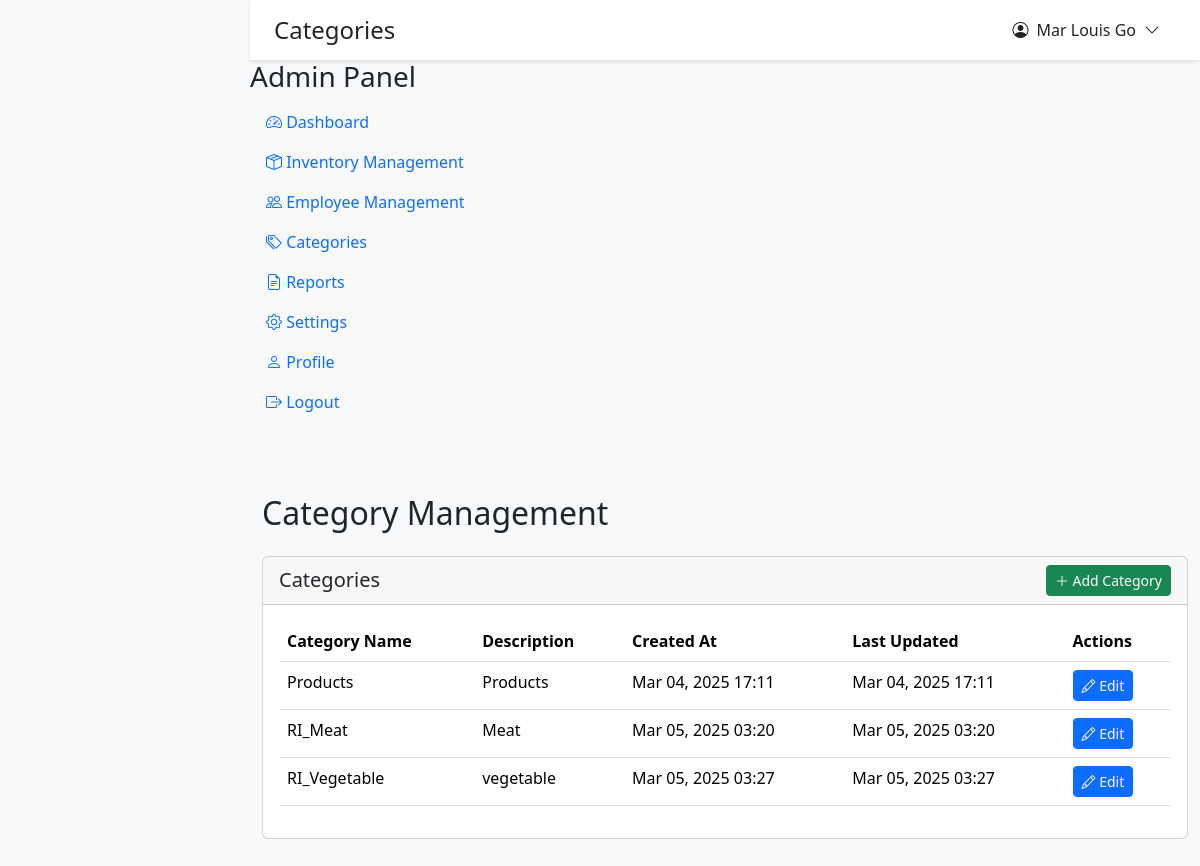
/roles/admin/categories.php (signed in), run on the app's committed database.
### tables this page shows
CREATE TABLE `tbl_categories` (
  `category_id` int(11) NOT NULL,
  `category_name` varchar(255) NOT NULL,
  `category_description` text DEFAULT NULL,
  `created_at` timestamp NOT NULL DEFAULT current_timestamp(),
  `updated_at` timestamp NOT NULL DEFAULT current_timestamp() ON UPDATE current_timestamp()
);

### roles/admin/categories.php (the view, shortened to what this page needs)
<?php
require_once '../../config/database.php';
require_once '../../includes/header.php';
$query = "SELECT * FROM tbl_categories ORDER BY category_name";
$result = $conn->query($query);
?>
<div class="container-fluid py-4">
    <div class="row mb-4">
        <div class="col">
            <h2 class="mb-4">Category Management</h2>
            <div class="card">
                <div class="card-header">
                    <div class="d-flex justify-content-between align-items-center">
                        <h5 class="mb-0">Categories</h5>
                        <button type="button" class="btn btn-success btn-sm" data-bs-toggle="modal" data-bs-target="#addCategoryModal">
                            <i class="bi bi-plus-lg"></i> Add Category
                        </button>
                    </div>
                </div>
                <div class="card-body">
                    <div class="table-responsive">
                        <table class="table table-hover">
                            <thead>
                                <tr>
                                    <th>Category Name</th>
                                    <th>Description</th>
                                    <th>Created At</th>
                                    <th>Last Updated</th>
                                    <th>Actions</th>
                                </tr>
                            </thead>
                            <tbody>
                                <?php while ($category = $result->fetch_assoc()): ?>
                                    <tr>
                                        <td><?php echo htmlspecialchars($category['category_name']); ?></td>
                                        <td><?php echo htmlspecialchars($category['category_description'] ?? 'N/A'); ?></td>
                                        <td><?php echo date('M d, Y H:i', strtotime($category['created_at'])); ?></td>
                                        <td><?php echo date('M d, Y H:i', strtotime($category['updated_at'])); ?></td>
                                        <td>
                                            <button type="button" class="btn btn-primary btn-sm"
                                                    onclick="editCategory(<?php echo $category['category_id']; ?>,
                                                                        '<?php echo addslashes($category['category_name']); ?>',
                                                                        '<?php echo addslashes($category['category_description'] ?? ''); ?>')">
                                                <i class="bi bi-pencil"></i> Edit
                                            </button>
                                        </td>
                                    </tr>
                                <?php endwhile; ?>
                            </tbody>
                        </table>
                    </div>
                </div>
            </div>
        </div>
    </div>
</div>
<?php require_once '../../includes/footer.php'; ?>

### includes/header.php (style rules this page uses)
:root { --body-bg: #f8f9fa; --topbar-bg: #ffffff; --card-bg: #ffffff; --text-color: #212529; --border-color: rgba(0,0,0,0.1); }
body { min-height: 100vh; background-color: var(--body-bg); padding-left: 250px; padding-top: 60px; transition: padding-left 0.3s ease; color: var(--text-color); }

### data on the page
tbl_categories: category_name "Products", category_description "Products", created_at "Mar 04, 2025 17:11", updated_at "Mar 04, 2025 17:11"
tbl_categories: category_name "RI_Meat", category_description "Meat", created_at "Mar 05, 2025 03:20", updated_at "Mar 05, 2025 03:20"
tbl_categories: category_name "RI_Vegetable", category_description "vegetable", created_at "Mar 05, 2025 03:27", updated_at "Mar 05, 2025 03:27"

### other printed values
$page_title "Categories"
$_SESSION['full_name'] "Mar Louis Go"
